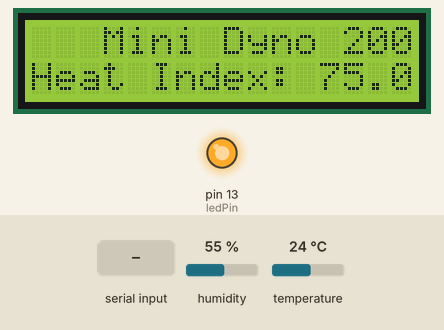
Bench run of a sketch on a simulated Arduino Uno, built with avr-gcc and run on an emulated ATmega328P. On the bench: 16×2 character LCD, output pins drawn as LEDs (lit = HIGH). Inputs (shaded band) come from the test bench; at power-on: temperature 24 °C, humidity 55 %. What the sketch prints to the serial monitor is not drawn.

Above: at 6.8 s.
6.9 s: temperature set to 33 °C
At 8.3 s:
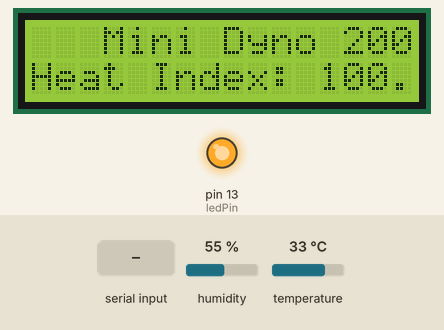
12.8 s: "1" received over Serial
At 13.12 s:
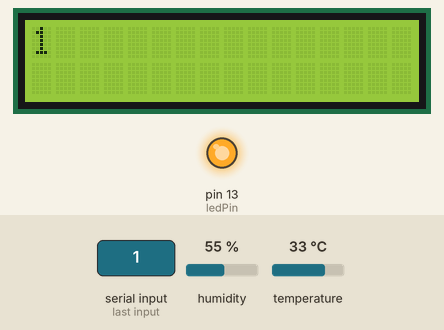
18.7 s: humidity set to 22 %
At 20.6 s:
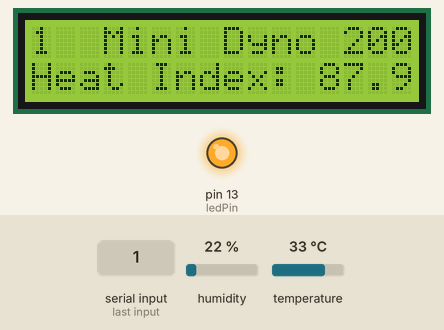
24.6 s: "0" received over Serial
At 25.9 s:
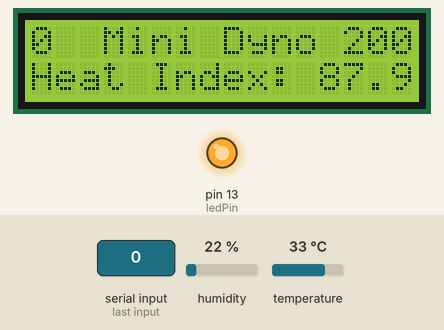
30.5 s: temperature set to 12 °C
At 33.0 s:
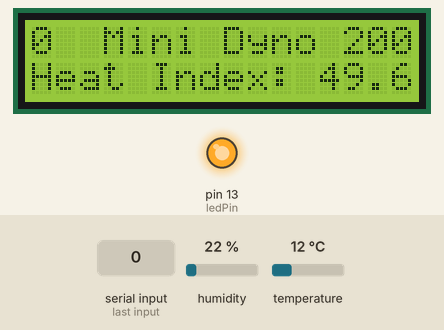
36.4 s: "2" received over Serial
At 37.9 s:
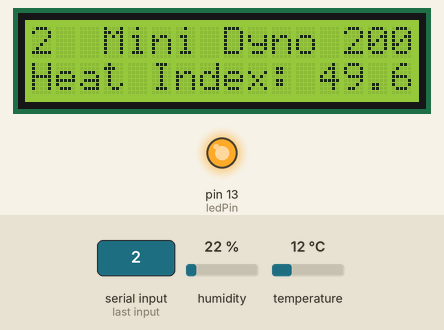
Timing chart, 0 to 39.4 s (numbered marks = the images above; inputs shaded):
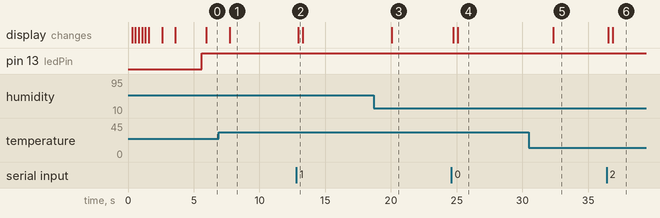

The sketch:

sketch_nov26b.ino
```cpp
#include <Wire.h>

#include <LiquidCrystal_I2C.h>

#include "DHT.h"

#define DHTPIN 2

#define DHTTYPE DHT22

DHT dht(DHTPIN, DHTTYPE);

int ledPin = 13;

LiquidCrystal_I2C lcd(0x27, 2, 1, 0, 4, 5, 6, 7, 3, POSITIVE);  // Set the LCD I2C address


void setup()
{
Serial.begin(9600);
Serial.println("DHT22");
pinMode(ledPin, OUTPUT);

  dht.begin();

  lcd.begin(16,2);

// ------- Quick 3 blinks of backlight  -------------
  for(int i = 0; i< 3; i++)
  {
    lcd.backlight();
    delay(250);
    lcd.noBacklight();
    delay(250);
  }
  lcd.backlight(); // finish with backlight on

//-------- Write characters on the display ------------------
  // NOTE: Cursor Position: Lines and Characters start at 0
  lcd.setCursor(3,0); //Start at character 3 on line 0
  lcd.print("Mini Dyno 2000");
  delay(1000);
  lcd.setCursor(5,1);
  lcd.print("Powered by");
  delay(1000);
  lcd.setCursor(5,2);
  lcd.print("SimpleDyno");
  delay(2000);

}


void loop()
{

  digitalWrite(ledPin, HIGH);
  delay(10);

  // Reading temperature or humidity takes about 250 milliseconds!
  // Sensor readings may also be up to 2 seconds 'old' (its a very slow sensor)
  float h = dht.readHumidity();
  // Read temperature as Celsius
  float t = dht.readTemperature();
  // Read temperature as Fahrenheit
  float f = dht.readTemperature(true);

if (isnan(h) || isnan(t)) {
    Serial.println("Failed to read from DHT sensor!");
    return;
  }
  // Compute heat index
  // Must send in temp in Fahrenheit!
  float hi = dht.computeHeatIndex(f, h);

  lcd.setCursor(3,0);
  lcd.print("Mini Dyno 2000");
  lcd.setCursor(3,1);
  lcd.print("Humidity:");
  lcd.print(h);
  lcd.print("%    ");
  lcd.setCursor(3,2);
  lcd.print("Temp: ");
  lcd.print(f);
  lcd.print(" *F      ");
  lcd.setCursor(0,3);
  lcd.print("Heat Index: ");
  lcd.print(hi);
  lcd.print(" *F");


  {
    // when characters arrive over the serial port...
    if (Serial.available()) {
      // wait a bit for the entire message to arrive
      delay(100);
      // clear the screen
      lcd.clear();
      // read all the available characters
      while (Serial.available() > 0) {
        // display each character to the LCD
        lcd.write(Serial.read());


      }
    }
  }

}
```

Measured:
- after the input at 6.9 s, the display: changes after 0.83 s (image 1)
- after the input at 12.8 s, the display: changes after 0.16 s (image 2)
- after the input at 18.7 s, the display: changes after 1.4 s (image 3)
- after the input at 24.6 s, the display: first changes after 0.16 s (image 4 shows a later state)
- after the input at 30.5 s, the display: changes after 1.9 s (image 5)
- after the input at 36.4 s, the display: first changes after 0.14 s (image 6 shows a later state)
